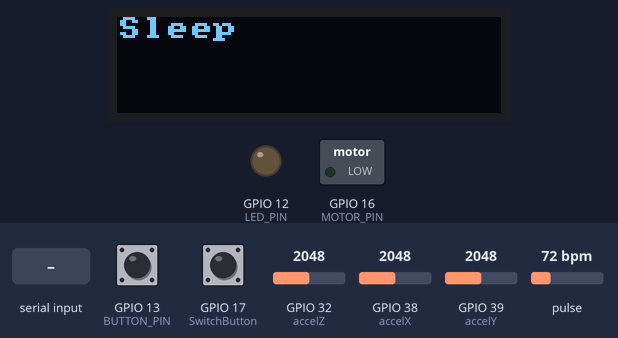
A sketch run on a simulated ESP32. On the bench: 128×32 one-colour display, switched loads named in the sketch (green lamp = pin HIGH), output pins drawn as LEDs (lit = HIGH). The inputs (shaded band) are chosen by the test bench; at power-on: GPIO 13 (BUTTON_PIN) HIGH, GPIO 17 (SwitchButton) HIGH, GPIO 32 (accelZ) = 2048, GPIO 38 (accelX) = 2048, GPIO 39 (accelY) = 2048, pulse 72 bpm. Nothing arrives over Bluetooth unless stated.

Above: at 1.2 s.
1.3 s: "buzz\n" received over the second serial link
At 2.0 s:
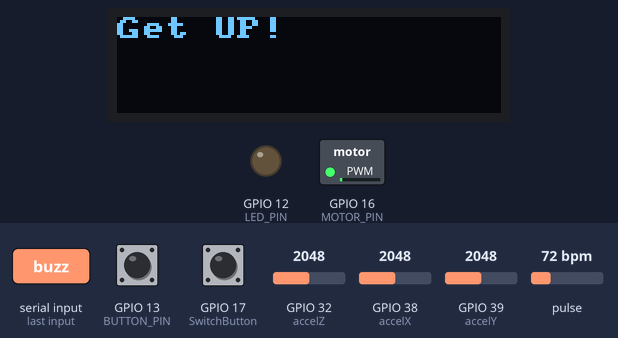
4.3 s: GPIO 13 (BUTTON_PIN) pulled LOW for 0.15 s
At 6.6 s:
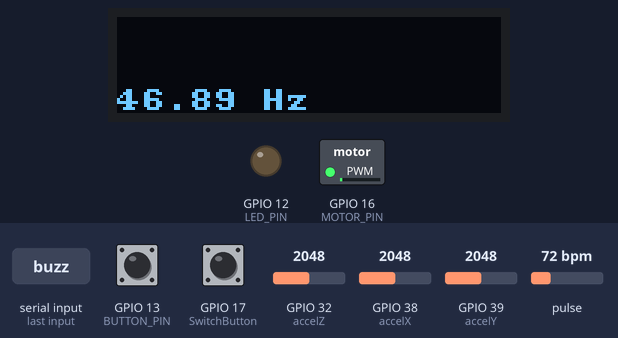
7.4 s: "active\n" received over the second serial link
At 8.9 s:
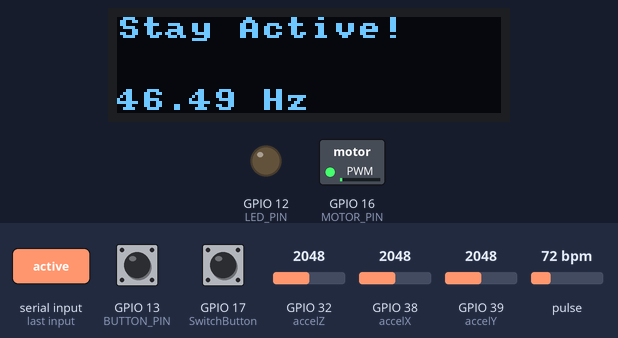
10.4 s: "wearable\n" received over the second serial link
At 11.3 s:
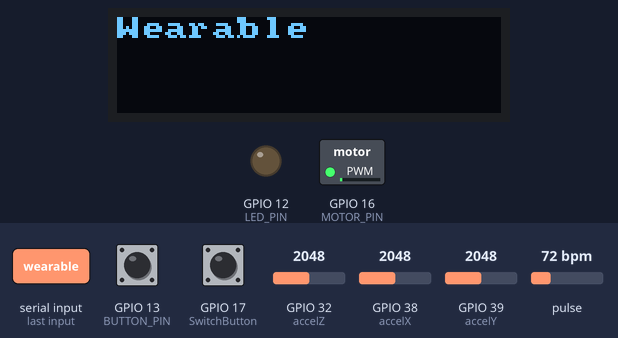
11.9 s: "sleep\n" received over the second serial link
At 12.4 s:
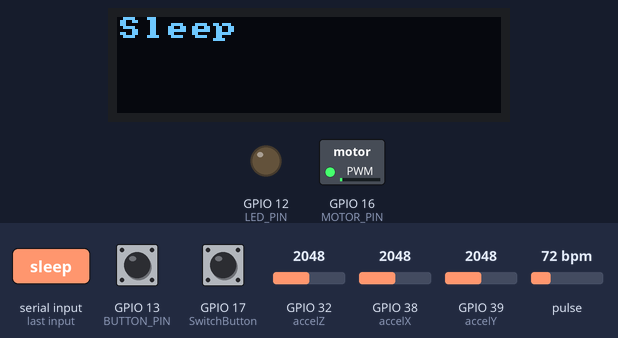
13.4 s: "0\n" received over the second serial link
At 14.5 s:
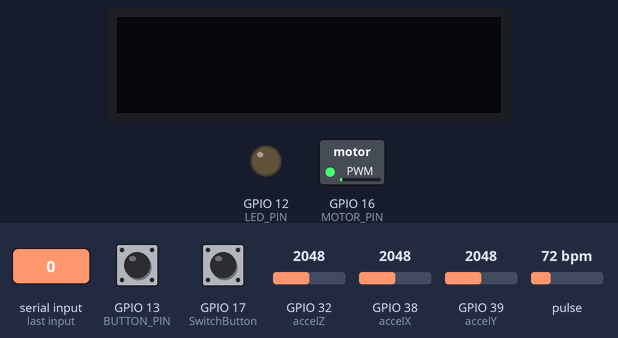
Timing chart, 0 to 15.9 s (numbered marks = the images above; inputs shaded):
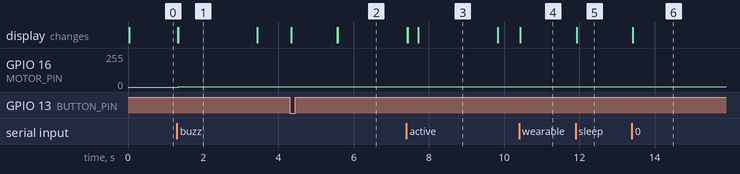

Measured:
- after the input at 1.3 s, GPIO 16 (MOTOR_PIN): 0/255 → 1/255 at once; the display: first changes at once (image 1 shows a later state)
- after the input at 4.3 s, the display: first changes at once (image 2 shows a later state)
- after the input at 7.4 s, the display: first changes at once (image 3 shows a later state)
- after the input at 10.4 s, the display: first changes at once (image 4 shows a later state)
- after the input at 11.9 s, the display: first changes at once (image 5 shows a later state)
- after the input at 13.4 s, the display: changes at once (image 6)
- what the display in image 1 shows lasts 2.1 s, from 1.3 s to 3.4 s

The sketch:

Challenge3CompleteWearable.ino
```cpp
/*
 * Global variables
 */
// Acceleration values recorded from the readAccelSensor() function
int ax = 0; int ay = 0; int az = 0;
int ppg = 0;        // PPG from readPhotoSensor() (in Photodetector tab)
int sampleTime = 0; // Time of last sample (in Sampling tab)
bool sending;

//specify pin for button and Buzzer
const int BUTTON_PIN = 13;
const int SwitchButton = 17;

//blink LED with 5Hz
const unsigned long blink_Interval = 1000/5;

//define pin for Motor, LED
int LED_PIN = 12;
int MOTOR_PIN = 16;

// store time LED has last blinked
unsigned long lastBlink = 0;

int LED_state = LOW;

//store current and last button state of both buttons
int last_button_state = HIGH;
int button_state;

int last_switch_button_state = HIGH;
int switch_button_state;

//variable to store the last press for button debouncing
unsigned long lastPress = 0;
unsigned long lastSwitchPress;

//specify the time where no button push is registered
const unsigned long debounceTime = 500;
const unsigned long sendInterval = 300;

unsigned long lastSendTime;

void setup() {

  setupAccelSensor();
  setupCommunication();
  setupDisplay();
  setupPhotoSensor();
  sending = false;
  writeDisplay("Sleep", 0, true);

  //define pin mode for button
  pinMode(BUTTON_PIN, INPUT_PULLUP);
  pinMode(SwitchButton, INPUT_PULLUP);
  pinMode(LED_PIN, OUTPUT);
  pinMode(MOTOR_PIN, OUTPUT);
}

void loop() {

  //check if button has been pressed
  detectButton();
  detectSwitchButton();

  String command = receiveMessage();
  if(command == "sleep") {
    sending = false;
    writeDisplay("Sleep", 0, true);
  }
  else if(command == "wearable") {
    sending = false;
    writeDisplay("Wearable", 0, true);
  }
  else if(command == "active") {
    sending = true;
    writeDisplay("Stay Active!", 0, true);
  }
  //if person is inactive for 5s display a message and blink LED
  else if(command == "inactive5") {
    sending = true;
    writeDisplay("Get UP!", 0, true);
    //blink LED
    unsigned long current_time = millis();
    if(current_time - lastBlink >= blink_Interval)
    {
      LED_state != LED_state;
      analogWrite(LED_PIN, LED_state);
    }

  }
  //if person is inactive for 10s and motor has buzzed for a second print a message
  else if(command == "inactive10") {
    sending = true;
    writeDisplay("Get UP!", 0, true);
  }
  //if buzz is sent buzz the motor and print a message
  else if(command == "buzz") {
    sending = true;
    writeDisplay("Get UP!", 0, true);
    analogWrite(MOTOR_PIN, HIGH);
  }
  else if(command != "")
  {
    if(command[0] == '0'){

      command = command.substring(1);
      writeDisplayCSV(command,3);
      sending = false;

    }
    else{

      writeDisplay(command.c_str(), 0, true);
      sending = true;

  }
  }

  unsigned long current_time = millis();
  if(sending && sampleSensors()) {
    lastSendTime = current_time;
    String response = String(sampleTime);
    response += "," + String(ax) + "," + String(ay) + "," + String(az);
    response += "," + String(ppg);
    sendMessage(response);
  }

}

void detectButton() {

  unsigned long current_time = millis();

  //get current state of Button
  button_state = digitalRead(BUTTON_PIN);

  //check if last state was high and current state is low tht means button has been pressed
  //prevent button debouncing
  if (button_state == LOW && last_button_state == HIGH && current_time - lastPress >= debounceTime) {

    //store time of button press and send "pressed" to the python script indicating the button has been pressed
    lastPress = current_time;
    sendMessage("pressed");

    //reset Display to have no remaining characters left that were not overwritten
    writeDisplay("",0,true);
  }

  //store last button state
  last_button_state = button_state;
}

void detectSwitchButton() {

  unsigned long current_time = millis();

  //get current state of Button
  switch_button_state = digitalRead(SwitchButton);

  //check if last state was high and current state is low tht means button has been pressed
  //prevent button debouncing
  if (switch_button_state == LOW && last_switch_button_state == HIGH && current_time - lastSwitchPress >= debounceTime) {

    //store time of button press and send "pressed" to the python script indicating the button has been pressed
    lastSwitchPress = current_time;
    sendMessage("statepressed");

    //reset Display to have no remaining characters left that were not overwritten
    writeDisplay("",0,true);
  }

  //store last button state
  last_switch_button_state = switch_button_state;
}
```

Accelerometer.ino
```cpp
// define pins for x,y and z acceleration
const int accelX = A2;
const int accelY = A3;
const int accelZ = A4;

void setupAccelSensor(){

  //Assign pins as inpiut pins
  pinMode(accelX, INPUT);
  pinMode(accelY, INPUT);
  pinMode(accelZ, INPUT);
}

void readAccelSensor(){

  //read the pins and store the values
  ax = analogRead(accelX);
  ay = analogRead(accelY);
  az = analogRead(accelZ);

}
```

Communication.ino
```cpp
/*
 * Precompiler directive elegance: 0 == Serial, 1 == Bluetooth
 */
#define USE_BT 1

/*
 * This block allows us to use "Ser" throughout our codebase.
 * This makes the code to be protocol-agnostic.
 * Whether using Bluetooth or USB Serial, we will reference it as Ser.
 */
#if USE_BT
  #include "BluetoothSerial.h"
  BluetoothSerial BTSerial;     // instantiate a BT object
  #define Ser BTSerial          // substitute Ser for SerialBT
#else
  #define Ser Serial            // substitute Ser for Serial
#endif

/*
 * Initialize the communication protocol (either HW Serial or BT)
 */
void setupCommunication() {
  #if USE_BT
    Ser.begin("ECE16_Freddy"); // any unique name for BT
  #else
    Ser.begin(115200);
  #endif
}

/*
 * Receive a message one character at a time, stopping at a newline ('\n')
 */
String receiveMessage() {
  String message = "";
  if (Ser.available() > 0) {
    while (true) {
      char c = Ser.read();
      if (c != char(-1)) {
        if (c == '\n')
          break;
        message += c;
      }
    }
  }
  return message;
}

/*
 * Send a message over the communication protocol
 */
void sendMessage(String message) {
  Ser.println(message);
}
```

Display.ino
```cpp
// OLED Library includes
#include "U8x8lib.h" // include the fast graphics library
#include "Wire.h"    // include the I2C library

/*
 * Instantiate the display object "oled" and reset it using the
 * predefined argument "U8X8_PIN_NONE"
 * NOTE: if you have trouble with this constructor call, your OS
 * might require that you specify the I2C pins (22 and 23) as
 * arguments. If that is the case, you would change the call to this:
 * U8X8_SSD1306_128X32_UNIVISION_HW_I2C oled(U8X8_PIN_NONE, 22, 23);
 */
U8X8_SSD1306_128X32_UNIVISION_HW_I2C oled(U8X8_PIN_NONE);

// Clear the display no more than once per second
const int MAX_REFRESH = 1000;
unsigned long lastClear = 0;

void setupDisplay() {
    oled.begin(); // Initializes u8x8 object
    oled.setPowerSave(0); // Makes sure OLED doesn't go to sleep
    oled.setFont(u8x8_font_amstrad_cpc_extended_r); // Set the font
    oled.setCursor(0, 0); //Sets the cursor at the top left corner
}

/*
 * A function to write a message on the OLED display.
 * The "row" argument specifies which row to print on: [0,1,2,3].
 * The "erase" argument specifies if the display should be cleared.
 */
void writeDisplay(const char * message, int row, bool erase) {
    unsigned long now = millis();
    //if erase is true and it's been longer than MAX_REFRESH (1s)
    if(erase && (millis() - lastClear >= MAX_REFRESH)) {
        oled.clearDisplay();
        lastClear = now;
    }
    oled.setCursor(0, row);
    oled.print(message);
}

/*
 * A function to write a CSV message on multiple lines on the OLED.
 * The "commaCount" argument says how many commas are in the String.
 * NOTE: The OLED can only display 4 lines (a maximum of 3 commas).
 */
void writeDisplayCSV(String message, int commaCount) {
     int startIndex = 0;
     oled.clearDisplay();
     for(int i=0; i<=commaCount; i++) {
          // find the index of the comma and store it in startIndex
          int index = message.indexOf(',', startIndex);

          // take everything in the string up until the comma
          String subMessage = message.substring(startIndex, index);

          startIndex = index + 1; // skip over the comma

          // Write the substring onto the OLED!
          writeDisplay(subMessage.c_str(), i, false);
     }
}
```

Photodetector.ino
```cpp
/*
 * Photo Sensor (PPG) Include and Settings
 */
#include <Wire.h>     // include the Wire protocol (for I2C communication)
#include "MAX30105.h" // include the Photodetector library
MAX30105 photoSensor; // instantiate the Photodetector object
const int MAX_READING = 32767; // 2^15-1; might change w/config – TEST IT!!

/*
 * Initialize the sensor to use red, green, and IR LEDs for the best signal
 */
void setupPhotoSensor() {
  // Use default I2C port at 400kHz speed
  if(!photoSensor.begin(Wire, I2C_SPEED_FAST)) {
    sendMessage("MAX30101 not found. Please check wiring/power.");
    while(1); // “Halt program” by looping forever
  }

  // Sensor settings to get 50 Hz signal. See the datasheet for more info:
  // https://cdn.sparkfun.com/assets/8/1/c/9/0/MAX30101_Datasheet.pdf
  byte ledBrightness = 0x1F; // Options: 0==Off to 255==50mA (0x1F==50/8mA)
  byte sampleAverage = 4;    // Options: 1, 2, 4, 8, 16, 32
  byte ledMode = 3;          // Options: 1==R, 2==R+IR, 3==R+G+IR
  int sampleRate = 400;      // Options: 50,100,200,400,800,1000,1600,3200
  int pulseWidth = 215;      // Options: 69, 118, 215, 411
  int adcRange = 16384;      // Options: 2048, 4096, 8192, 16384

  // Configure sensor with these settings
  photoSensor.setup(ledBrightness, sampleAverage, ledMode, sampleRate, pulseWidth, adcRange);
}

/*
 * We are reading the IR signal here, but you should experiment with it.
 * The signal is negated because of the inverse relationship with blood
 * volume - a small reading means most absorption (peak of pulse).
 */
void readPhotoSensor() {
  // Get heartbeat pulse data and invert it
  ppg = MAX_READING - photoSensor.getIR();
}
```

Sampling.ino
```cpp
//initialize global variables
int sampleRate = 50;                  // Sensor reading frequency (Hz)
unsigned long sampleDelay = 1e6/sampleRate;    // Time(μs) b/w samples
unsigned long timeStart = 0;             // Start time timing variable
unsigned long timeEnd = 0;                 // End time timing variable

//function that  samples all the sensors outputs true if new samples were read
//false otherwise
bool sampleSensors() {
  timeEnd = micros();
  if(timeEnd - timeStart >= sampleDelay) {
    displaySampleRate(timeEnd);
    timeStart = timeEnd;
    // Read the sensors and store their outputs in global variables
    sampleTime = millis();
    readAccelSensor();     // values stored in “ax”, “ay”, and “az”
    readPhotoSensor();     // value stored in "ppg"
    return true;
  }

  return false;
}


void displaySampleRate(unsigned long currentTime) {
  int nSamples = 100;
  static int count = 0;
  static unsigned long lastTime = 0;

  count++;
  if(count == nSamples) {
    double avgRate = nSamples * 1e6 / (currentTime - lastTime);
    String message = String(avgRate) + " Hz";
    writeDisplay(message.c_str(), 3, false);

    // reset
    count = 0;
    lastTime = currentTime;
  }
}
```
